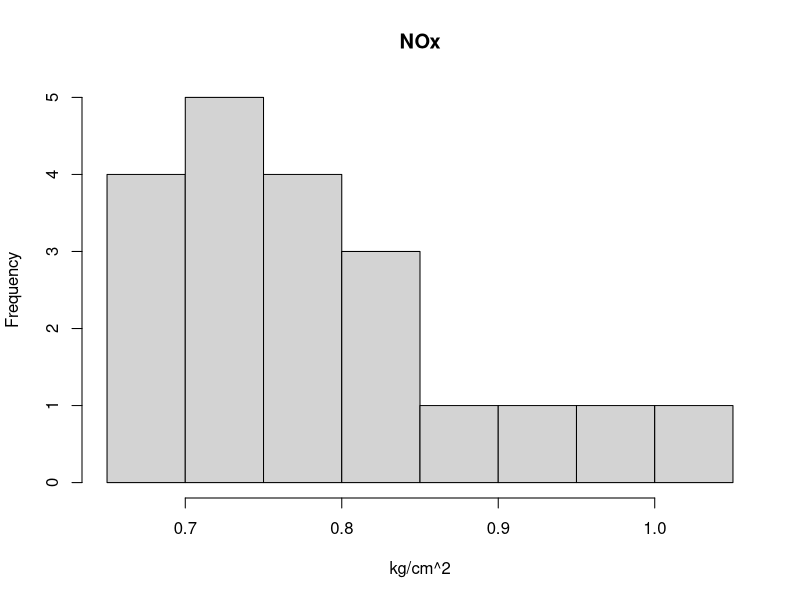
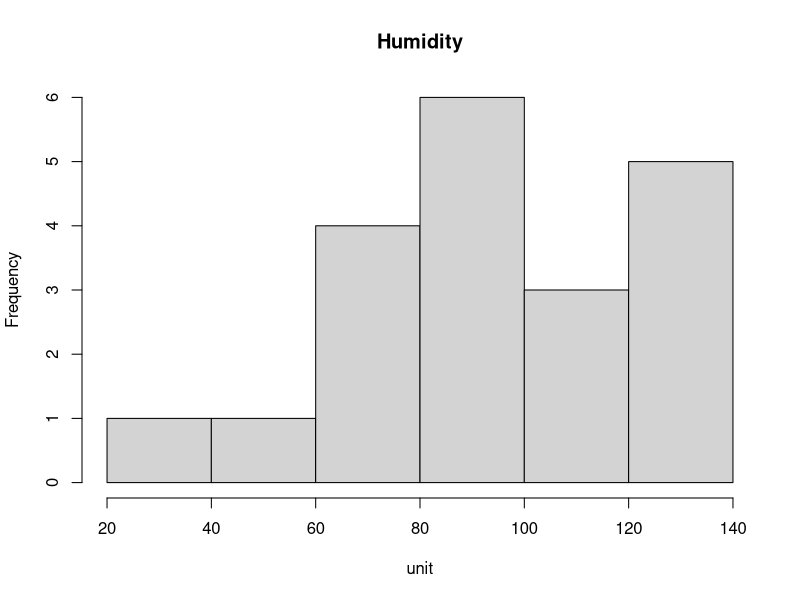
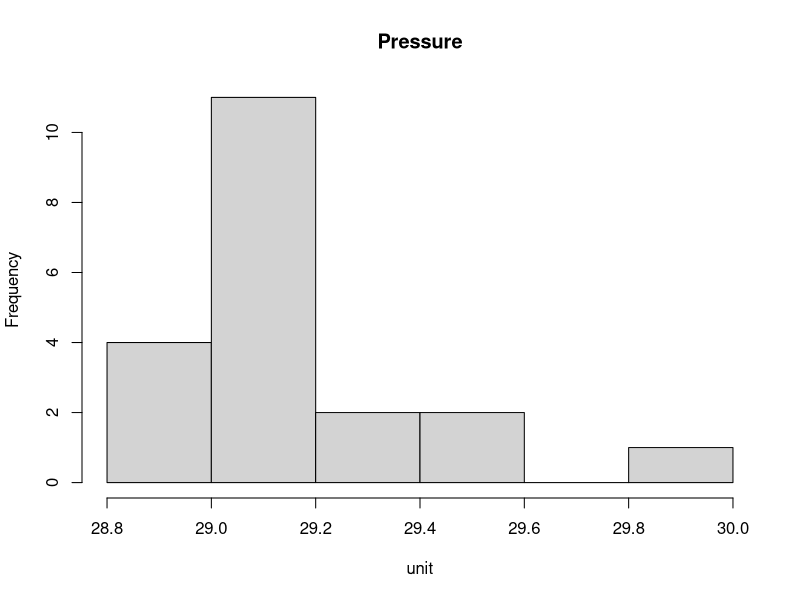
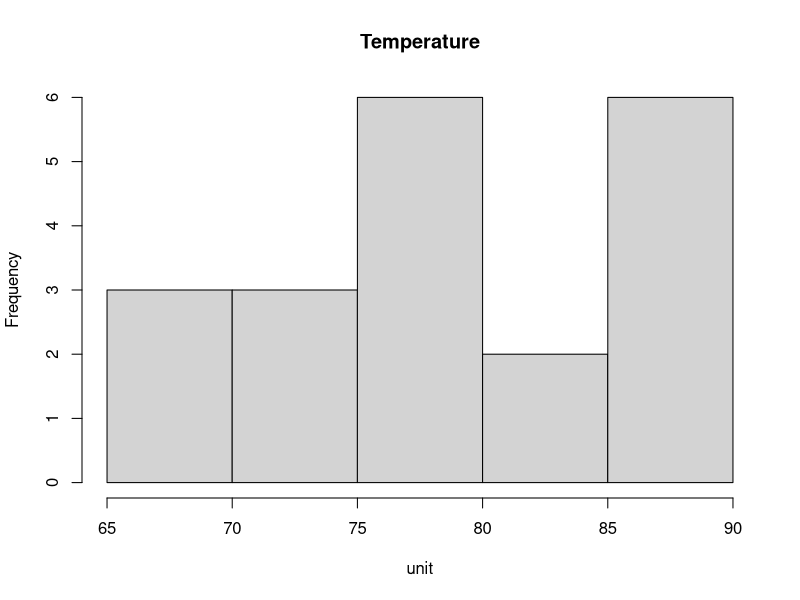
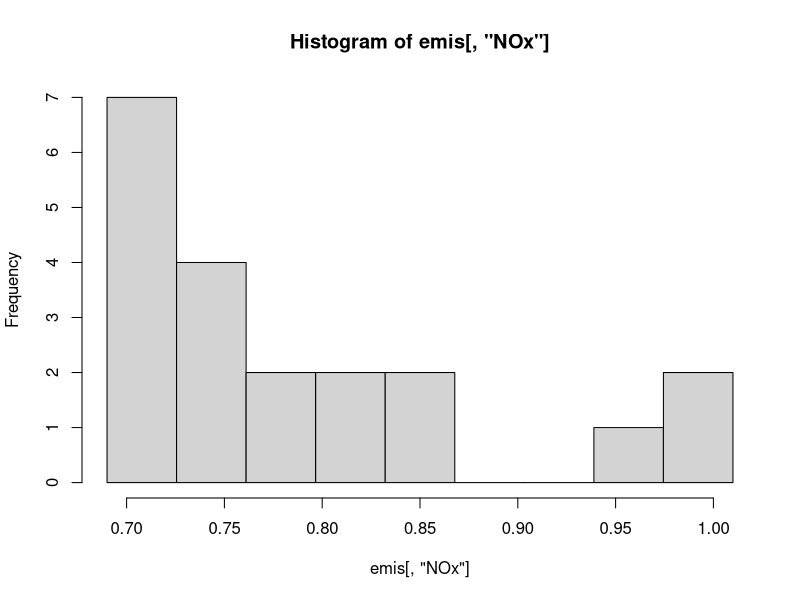
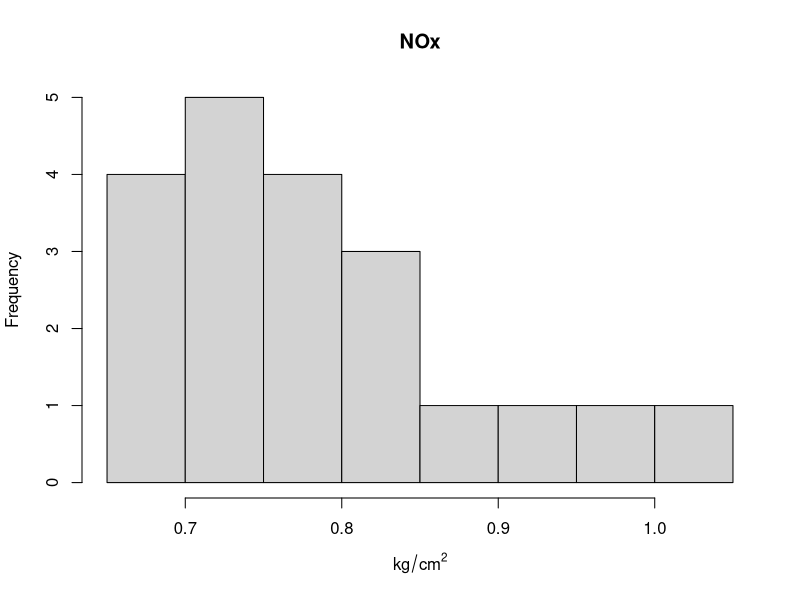
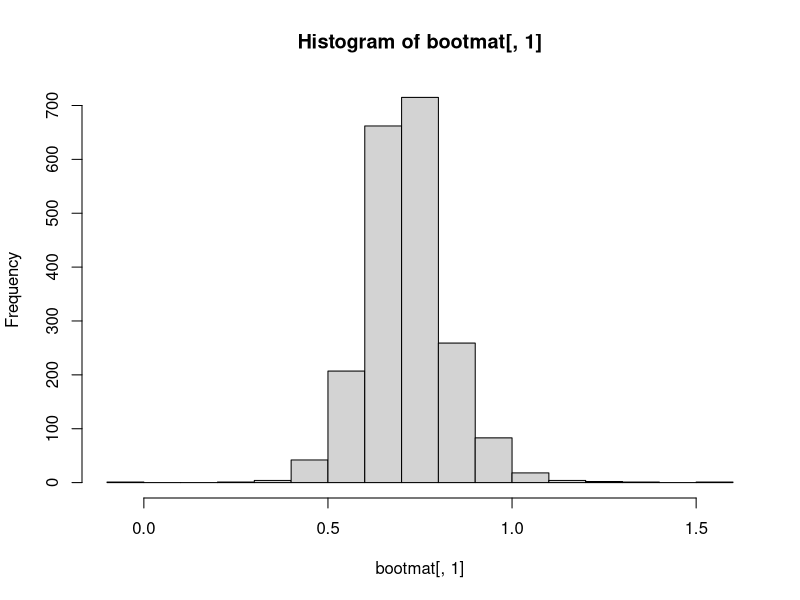
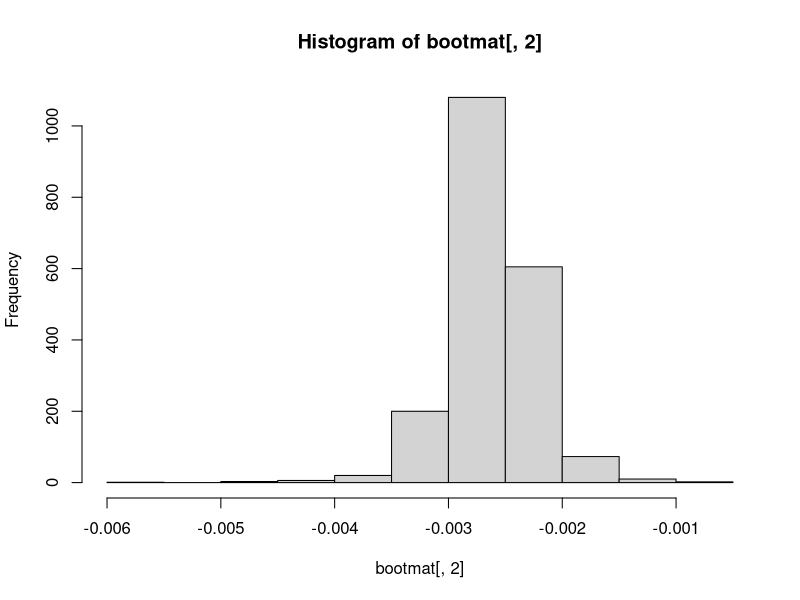

Reproduce these figures in R, in order.


# 1.1
# (a)
# setwd("path")

emis <- read.table("emissions.txt",header=T,sep="\t")
# Note that the imported data is of the data type called "data.frame"
# data.frame behaves usually as matrix, but some matrix operations are
# not available for data frames, e.g. matrix multiplication

emis.matrix <- as.matrix(emis)
# More about different data types on Introduction to R-programming course

set.seed(123)
# set.seed fixes the random number generator in a certain "position"

colnames(emis) #returns the names of the variables
emis$NOx
emis[,"NOx"]
emis[,2] 
# All 3 commands above give the observations of NOx

# With View() it is possible to examine the imported data
View(emis)

# summary() can be used to extract useful information from different objects in R
summary(emis)

# Note that histogram is not the same thing as barplot
hist(emis[,"NOx"],main="NOx", xlab="kg/cm^2")
hist(emis[,"Humidity"],main="Humidity",xlab="unit")
hist(emis[,"Pressure"],main="Pressure",xlab="unit")
hist(emis$Temp,main="Temperature",xlab="unit")

# The number of bins in a histogram can be changed. For example
b1 <- c(seq(min(emis$NOx),max(emis$NOx),length.out=10))
# The command above divides the interval between
# the smallest and largest value of NOx with 10 points.

hist(emis[,"NOx"],breaks=b1)

# Try also
hist(emis[,"NOx"],main="NOx", xlab=expression(kg/cm^2))

# By the histograms, the variables do not seem to be normally distributed

# (b), (c)

fit1 <- lm(NOx~Humidity+Temp+Pressure, data=emis) #linear model = lm

summary(fit1) 

summary(fit1)$r.squared # coefficient of determination

# (d)
# Remember to run set.seed() every time before running the permutation-loop to
# obtain identical results

# The results may vary depending on the operating 
# system and the version of R
set.seed(123)

k <- 2000 # Number of repetitions
y.mean <- mean(emis$NOx) 

# Mathematical formulations of the formulas below can be found from the lecture slides
SST <- sum((emis$NOx-y.mean)^2)
SSE <- sum((fit1$res)^2)
Rsquare1 <- 1 - SSE/SST

# Create an empty matrix, NA = not available.
# The number of rows is k  (number of permutations)
# The number of columns is 3 (number of explanatory variables)
perm<- matrix(NA,nrow=k,ncol=3)

for(i in 1:k){
  # Create 3 temporary variables to permute one explanatory variable at a time
  # Could be written more generally for m explanatory variables
  tmp1 <- emis
  tmp2 <- emis
  tmp3 <- emis
  
  # By default sample() draws a sample of the size of the input without replacement
  # try help(sample) 
  tmp1$Pressure <- sample(tmp1$Pressure)
  tmp2$Humidity <- sample(tmp2$Humidity)
  tmp3$Temp <- sample(tmp3$Temp)
  
  # LS-estimates
  tmpfit1 <- lm(NOx ~ Humidity+Temp+Pressure, data=tmp1)
  tmpfit2 <- lm(NOx ~ Humidity+Temp+Pressure, data=tmp2)
  tmpfit3 <- lm(NOx ~ Humidity+Temp+Pressure, data=tmp3)

  perm[i,1] <- summary(tmpfit1)$r.squared
  perm[i,2] <- summary(tmpfit2)$r.squared
  perm[i,3] <- summary(tmpfit3)$r.squared
}
# Note that it is not feasible to calculate all possible permutations,
# since 20! is of the magnitude 10^18:
factorial(20)

# The perm-matrix now contains three columns with k observations, such that the elements of the
# perm-matrix are values for the coefficient of determination (R-squared values).
# The first column is formed such that the variables Humidity and Temp are exactly as in the original
# data set in every k iterations. The variable Pressure is given a random permutation in every iteration
# and the R-squared value is calculated again in every iteration.

# The second column is formed such that the variables Pressure and Temp are left untouched and
# the variable Humidity is permutated in every iteration.

# Similarly, the third column is formed such that the variables Pressure and Humidity are left untouched
# and the variable Temp is permutated in every iteration.

# Choose the significance level alpha = 5% and order the observations:
preord <- sort(perm[,1])
humord <- sort(perm[,2])
tempord <- sort(perm[,3])

# (note that in R, the sorting is not necessary for the next step)

# The null hypothesis (H_0) of beta_j = 0 is rejected if the 
# original R-squared is larger than the calculated 95th percentile
Rsquare1 > quantile(preord,0.95)  # H_0 Accepted (at a significance level of 5%)
Rsquare1 > quantile(humord,0.95)  # H_0 Rejected
Rsquare1 > quantile(tempord,0.95) # H_0 Rejected

# Alternatively, you get the same results from:
pre <- 1-sum(perm[,1] < Rsquare1)/k #0.4635, H_0 Accepted
hum <- 1-sum(perm[,2] < Rsquare1)/k #0, H_0 Rejected
temp <- 1-sum(perm[,3] < Rsquare1)/k #0.0115, H_0 Rejected


# (e)
fit2 <- lm(NOx~Humidity+Temp, data=emis)
summary(fit2)

# (f)
colnames(emis) #The variables Humidity and Temp are in the third and fourth columns
tmp <-as.matrix(emis[,c(3,4)])

# dim, nrow and ncol commands can be used to find out the dimensions of data
n <- nrow(emis)

Intercept <- rep(1,n) #vector of ones

emis2 <- cbind(Intercept,tmp)
p <- ncol(emis2)

res <- fit2$residuals

s2 <- sum(res^2)/(n-p)

vari <- s2*diag( solve( t(emis2)%*%emis2) )
stdev <- sqrt(vari)

# (g)

confint(fit2,level=0.95)

# (h)
coef <- fit2$coef
up <- coef + stdev * qt(0.975,n-p)
down <- coef - stdev * qt(0.975,n-p)

# (i)
# The logic in bootstrapping is mainly the same as in permutation test

# Below are steps 1-5 from the lecture slides

k <- 2000
bootmat <- matrix(NA,nrow=k,ncol=3) # Empty matrix for the results

y <- emis$NOx
X <- emis2

set.seed(123)

for(i in 1:(k-1)){
  # 1. Select n data points randomly with replacement from the 
  # original observations
  # (Note that in the permutation test the data points are selected
  # without replacement)
  ind <- sample(1:n,replace = TRUE) # Indices for the random rows
  
  Xtmp <- X[ind,]
  ytmp <- y[ind]
  
  # 2. Calculate a new parameter vector estimate from the new sample
  btmp <- solve(t(Xtmp)%*%Xtmp)%*%t(Xtmp)%*%ytmp
  
  # 3. Save the results to bootmat and repeat k-1 times
  bootmat[i,] <- t(btmp)
}

# 4. Include the original estimate and order the obtained estimates 
# from the smallest to the largest
boriginal <- solve(t(X)%*%X)%*%t(X)%*%y

bootmat[k,] <- t(boriginal)

boot1 <- sort(bootmat[,1])
boot2 <- sort(bootmat[,2])
boot3 <- sort(bootmat[,3])

# 5. Set alpha=5% and set the lower end of the confidence interval
# to be smaller or equal to the [0.025*2000] ordered estimate.
# Set the upper end to be larger or equal to the [0.975*2000] ordered estimate.

qconst <- quantile(boot1, probs = c(0.025,0.975))
qhum <- quantile(boot2, probs = c(0.025,0.975))
qtemp <- quantile(boot3, probs = c(0.025,0.975))

# Note that step 4 is not necessary in R, 
# you would get the same results by inputting the
# columns of bootmat into the quantile-function. 

# Here, we have wanted to emphasize the steps of the lecture slides and thus 
# have included step 4 separately
  
# Plot the histograms of the bootstrap estimates
hist(bootmat[,1])
hist(bootmat[,2])
hist(bootmat[,3])

